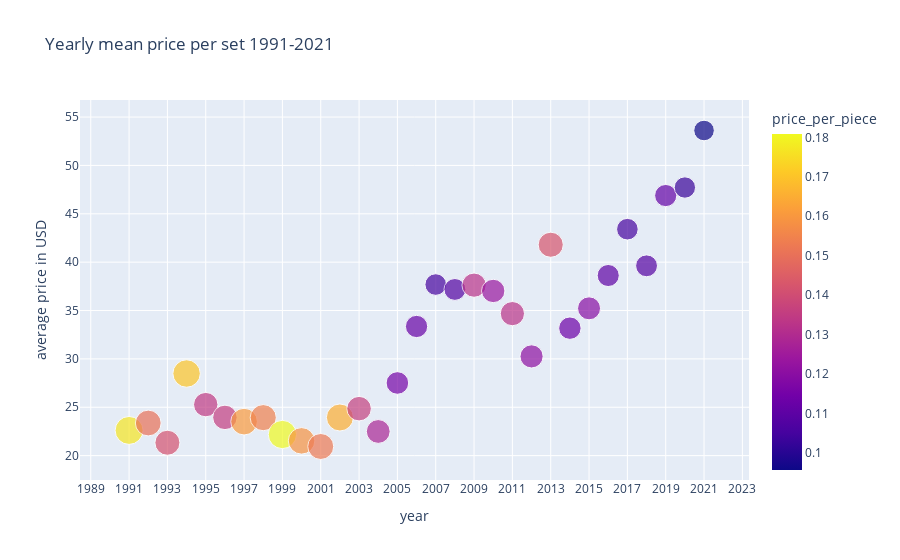

The code cell stored with this chart in its notebook:
### Code cell
fig = px.scatter(df_expense,"year", "price", size = "price_per_piece",
       color = "price_per_piece", #markers=True,
       title = "Yearly mean price per set 1991-2021",labels = {"price":"average price in USD"})
#fig.update_layout(yaxis = dict(tickmode = 'linear',tick0 = 0,dtick = 5))
fig.update_layout(xaxis = dict(tickmode = 'linear',tick0 = 1,dtick = 2))
fig.show()
#fig.update_traces(mode='markers', textfont_size=3)

### Figure 1 — Plotly figure (JSON) as saved in the notebook; plotly's stock layout.template omitted (floating-point values rounded to 4 significant figures)
{"data": [{"hovertemplate": "year=%{x}<br>average price in USD=%{y}<br>price_per_piece=%{marker.color}<extra></extra>", "legendgroup": "", "marker": {"color": [0.1767, 0.1504, 0.1416, 0.1704, 0.1345, 0.1355, 0.1606, 0.1545, 0.1808, 0.159, 0.1525, 0.1651, 0.1362, 0.1281, 0.1155, 0.1122, 0.1055, 0.1079, 0.1325, 0.1235, 0.1326, 0.121, 0.1424, 0.1135, 0.1196, 0.1103, 0.1054, 0.1082, 0.1115, 0.103, 0.09576], "coloraxis": "coloraxis", "size": [0.1767, 0.1504, 0.1416, 0.1704, 0.1345, 0.1355, 0.1606, 0.1545, 0.1808, 0.159, 0.1525, 0.1651, 0.1362, 0.1281, 0.1155, 0.1122, 0.1055, 0.1079, 0.1325, 0.1235, 0.1326, 0.121, 0.1424, 0.1135, 0.1196, 0.1103, 0.1054, 0.1082, 0.1115, 0.103, 0.09576], "sizemode": "area", "sizeref": 0.0004521, "symbol": "circle"}, "mode": "markers", "name": "", "orientation": "v", "showlegend": false, "type": "scatter", "x": [1991, 1992, 1993, 1994, 1995, 1996, 1997, 1998, 1999, 2000, 2001, 2002, 2003, 2004, 2005, 2006, 2007, 2008, 2009, 2010, 2011, 2012, 2013, 2014, 2015, 2016, 2017, 2018, 2019, 2020, 2021], "xaxis": "x", "y": [22.6, 23.37, 21.33, 28.49, 25.27, 23.95, 23.51, 23.93, 22.18, 21.53, 20.95, 23.94, 24.86, 22.5, 27.51, 33.35, 37.69, 37.18, 37.62, 37.02, 34.68, 30.26, 41.8, 33.18, 35.23, 38.62, 43.41, 39.62, 46.88, 47.72, 53.61], "yaxis": "y"}], "layout": {"coloraxis": {"colorbar": {"title": {"text": "price_per_piece"}}, "colorscale": [[0, "#0d0887"], [0.1111, "#46039f"], [0.2222, "#7201a8"], [0.3333, "#9c179e"], [0.4444, "#bd3786"], [0.5556, "#d8576b"], [0.6667, "#ed7953"], [0.7778, "#fb9f3a"], [0.8889, "#fdca26"], [1, "#f0f921"]]}, "legend": {"itemsizing": "constant", "tracegroupgap": 0}, "title": {"text": "Yearly mean price per set 1991-2021"}, "xaxis": {"anchor": "y", "domain": [0, 1], "dtick": 2, "tick0": 1, "tickmode": "linear", "title": {"text": "year"}}, "yaxis": {"anchor": "x", "domain": [0, 1], "title": {"text": "average price in USD"}}}}
